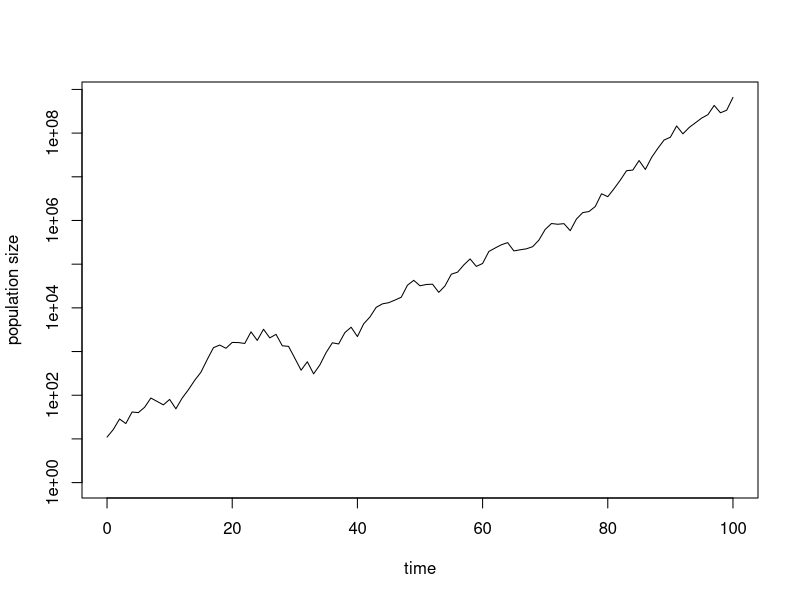
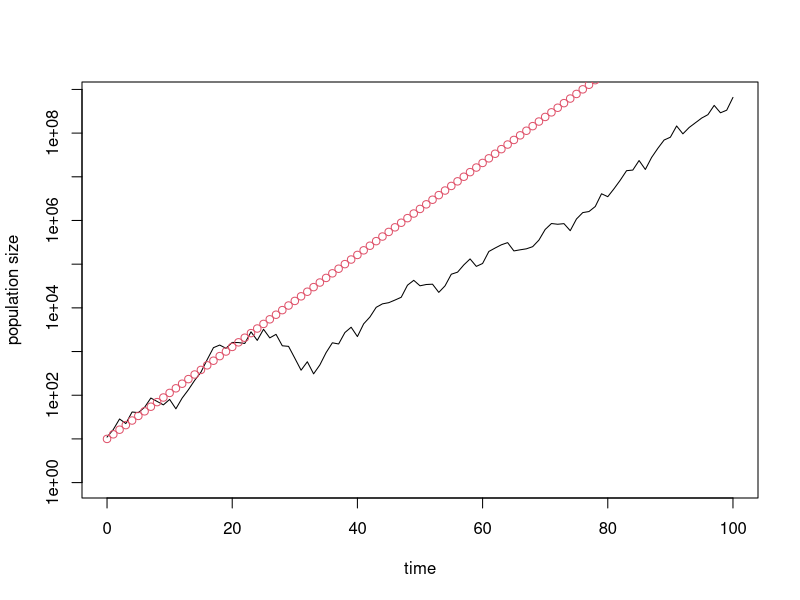
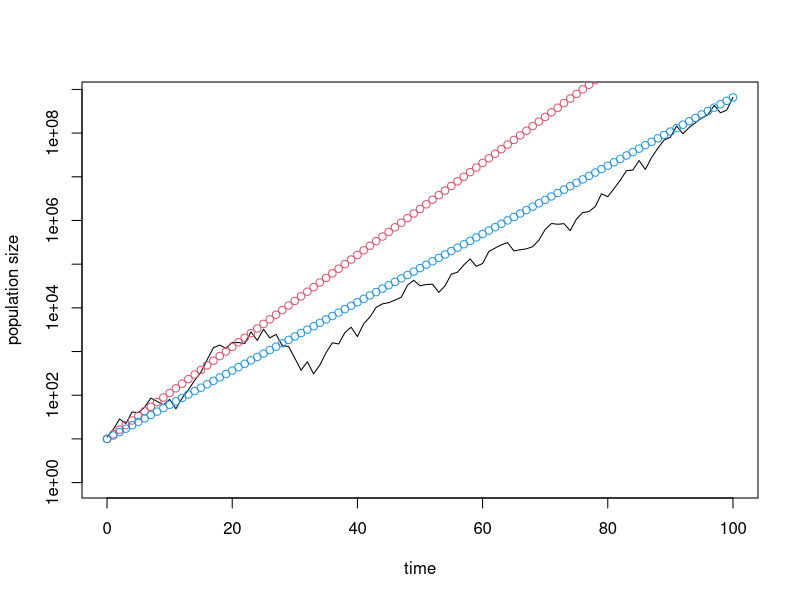
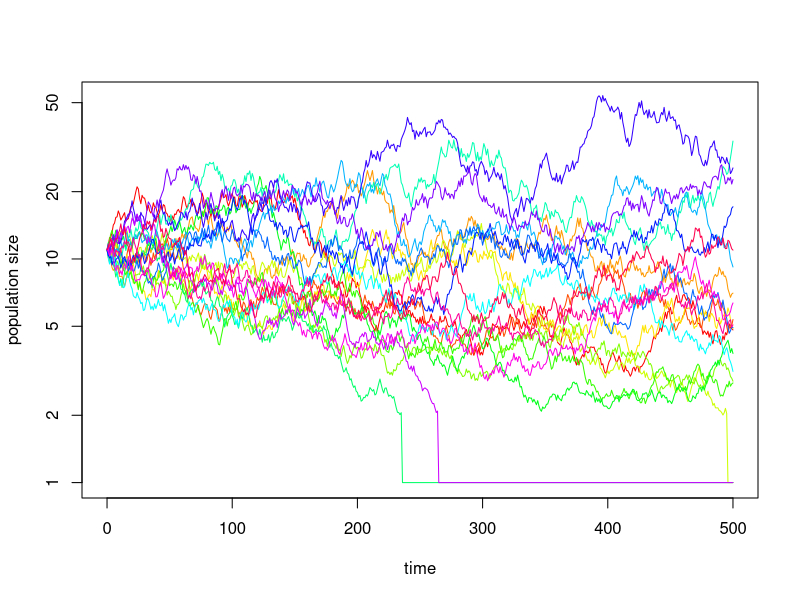

R code for these plots, in order:
## ---- chunk 1
knitr::opts_chunk$set(echo = TRUE)
## ---- chunk 2
runif(10, 1, 2) # produces a vector of 10 random numbers between 1 and 2
## ---- chunk 3
n <- 100 # lenght of time series
min <- 0.5 # lowest possible value of the growth factor lamabda
max <- 2 # largest possible value of the growth factor lambda
N0 <- 10 # initial population size

growth_factors <- runif(n, min, max)
## ---- chunk 4
N0 <- 10 # population size at time t=0
time_series <- numeric(n+1) # creates an (empty) vector of length n+1 (initial values plus n later time steps) in which we will store the population time series
time_series[1] <- N0 # initial population size N0 entered as first entry

for (t in 1:n) {# for-loop that projects the population n time steps into the future
  time_series[t+1] <- if (time_series[t]*growth_factors[t] < 1) 0 # sets the population vector to 0 in case N drops below 1
  else time_series[t]*growth_factors[t]
  }
## ---- chunk 5
plot(0:n, time_series+1, type="l", log="y", ylim=c(1,max(time_series)), xlab="time", ylab="population size")
## ---- chunk 6
arithmetic_mean <- mean(growth_factors) # calculates the arithmetic mean of the annual grwoth factors
arithmetic_mean # shows the value of the arithmetic mean
## ---- chunk 7
time_series_arith <- numeric(n+1) # creates an (empty) vector of length tmax+1 in which we will store the population time series
time_series_arith[1] <- N0 # first entry in this vector equals initial population size N(0)
  for (t in 1:n) {# for-loop that projects the population tmax time steps into the future using only the arithmetric mean
  time_series_arith[t+1] <- max(0, time_series_arith[t]*arithmetic_mean)
  }

plot(0:n, time_series+1, type="l", log="y", ylim=c(1,max(time_series)), xlab="time", ylab="population size") # repeats the plot with the stochastic time series
lines(0:n, time_series_arith, type="p", col="2") # adds the line based on arithmetric mean to the plot
## ---- chunk 8
geometric_mean <- exp(mean(log(growth_factors))) # calculates the geometric mean of the annual grwoth factors by using Eq.(3.16) in Pasztor et al. (2016)
geometric_mean # shows the value of the geometric mean
## ---- chunk 9
time_series_geom <- numeric(n+1) # creates an (empty) vector of length tmax+1 in which we will store the population time series
time_series_geom[1] <- N0 # first entry in this vector equals initial population size N(0)
for (t in 1:n) {# for-loop that projects the population tmax time steps into the future using only the geometric mean
  time_series_geom[t+1] <- max(0,time_series_geom[t]*geometric_mean)
}

plot(0:n, time_series+1, type="l", log="y", ylim=c(1,max(time_series)), xlab="time", ylab="population size") # repeats the plot with the stochastic time series
lines(0:n, time_series_arith, type="p", col="2") # adds the line based on arithmetric mean in red
lines(0:n, time_series_geom, type="p", col="4") # add the line based on geometric mean in blue
## ---- chunk 10
environmental_stochasticity <- function(N0, n, min, max) {# function with four arguments
  growth_factors <- runif(n, min, max) # creates vector of n random lambda-values
  time_series <- numeric(n+1) # creates an empty vector to store time series
  time_series[1] <- N0 # defines the N0 as the first entry in the time sereis
  for (t in 1:n) {
    time_series[t+1] <- if (time_series[t]*growth_factors[t] < 1) 0 else time_series[t]*growth_factors[t]
  }
  return(time_series)
}
## ---- chunk 11
n <- 500 # lenght of time series
min <- 0.9 # lowest possible value for growth factor
max <- 1.1 # largest possible value of growth factor
N0 <- 10 # initial population size
sim <- 20 # number of simulation runs

results <- matrix(numeric(sim), nrow = n + 1, ncol = sim) # creates an empty matrix to save the results

j <- 1 # intialize a counter
for (i in 1:sim) {# executes the function sim times
  results[, j] <- environmental_stochasticity(N0, n, min, max) # produces a time series and stores it in the jth column of the matrix results
  j = j + 1 # updates the counter by increasing it by 1
}
## ---- chunk 12
cl <- rainbow(sim) # set number of colors equal to number of simulations

maxN <- numeric(sim) # here we determines how long the y-axis has to be
for (i in 1:sim) {# we do this by determining the largest population size that is reached in each of the simulations
  maxN[i] <- max(results[, i])
}

plot(0:n, results[, 1]+1, type="l", log="y", ylim=c(1, max(maxN)), col=cl[1], xlab="time", ylab="population size") # plot the result from the first simulation
for (i in 2:sim) {# add the results from all other simulations to the same graph
  lines(0:n, results[, i]+1, type="l", col=cl[i])
}
